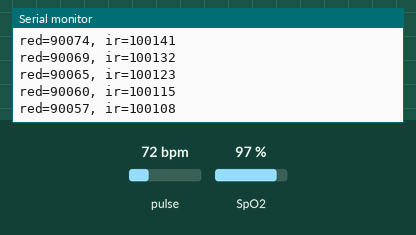
This sketch was run on a simulated Arduino Uno, built with avr-gcc and run on an emulated ATmega328P. Parts: the last lines printed to the serial monitor. Inputs (shaded band) come from the test bench; at power-on: pulse 72 bpm, SpO2 97 %.

Above: at 1.2 s.
1.3 s: pulse set to 97 bpm
At 2.0 s:
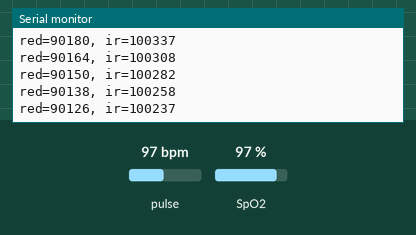
2.9 s: pulse set to 101 bpm
At 3.4 s:
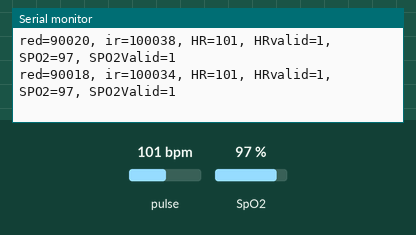
4.4 s: pulse set to 42 bpm
At 5.2 s:
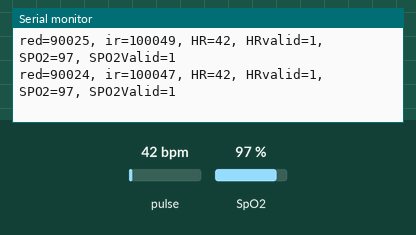
8.2 s: SpO2 set to 100 %
At 9.1 s:
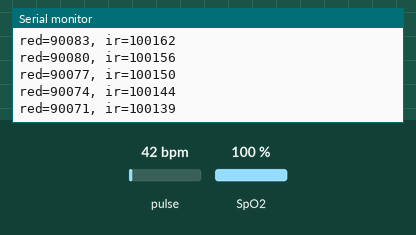
Timing chart, 0 to 11.2 s (numbered marks = the images above; inputs shaded):
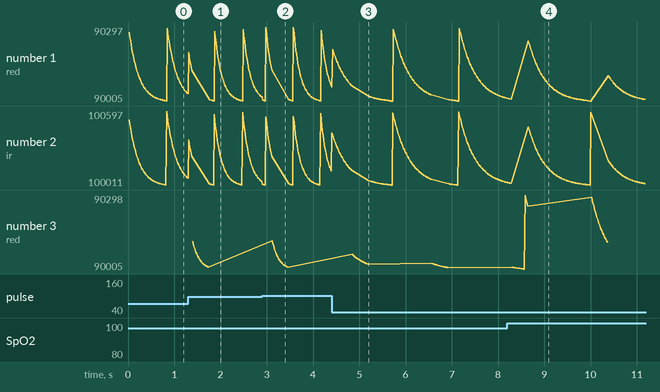

Measured:
- the behaviour switches between 99 and 100 bpm on pulse (found by bisection; images 1 and 2)
- the behaviour switches between 99 and 100 % on SpO2 (found by bisection; images 3 and 4)

The sketch:

MAX30102.ino
```cpp
// ========== INCLUDE LIBRARIES ==========
#include <Wire.h>              // ไลบรารีสำหรับการสื่อสารแบบ I2C (Inter-Integrated Circuit)
#include "MAX30105.h"          // ไลบรารีควบคุมเซ็นเซอร์ MAX30105/MAX30102
#include "spo2_algorithm.h"    // ไลบรารีคำนวณค่า SpO2 และ Heart Rate จากข้อมูล LED

// ========== SENSOR OBJECT ==========
MAX30105 particleSensor;       // สร้างออบเจ็กต์สำหรับควบคุมเซ็นเซอร์ MAX30102

// ========== CONSTANT DEFINITIONS ==========
#define MAX_BRIGHTNESS 255     // ค่าความสว่างสูงสุดของ LED (0-255)

// ========== BUFFER ARRAYS ==========
uint32_t irBuffer[100];        // อาร์เรย์เก็บค่าจาก Infrared LED (100 ตัวอย่าง)
                               // uint32_t = ตัวเลขไม่มีเครื่องหมาย 32 บิต (0 ถึง 4,294,967,295)

uint32_t redBuffer[100];       // อาร์เรย์เก็บค่าจาก Red LED (100 ตัวอย่าง)

// ========== CALCULATION VARIABLES ==========
int32_t bufferLength;          // ความยาวของข้อมูลที่จะใช้คำนวณ (ปกติคือ 100)
                               // int32_t = ตัวเลขมีเครื่องหมาย 32 บิต (-2.1B ถึง 2.1B)

int32_t spo2;                  // ตัวแปรเก็บค่า SpO2 (ออกซิเจนในเลือด) หน่วยเปอร์เซ็นต์

int8_t validSPO2;              // ตัวแปรบอกว่าค่า SpO2 ที่คำนวณได้ถูกต้องหรือไม่
                               // 1 = ถูกต้อง, 0 = ไม่ถูกต้อง
                               // int8_t = ตัวเลขมีเครื่องหมาย 8 บิต (-128 ถึง 127)

int32_t heartRate;             // ตัวแปรเก็บค่า Heart Rate (อัตราการเต้นหัวใจ) หน่วย BPM

int8_t validHeartRate;         // ตัวแปรบอกว่าค่า Heart Rate ที่คำนวณได้ถูกต้องหรือไม่
                               // 1 = ถูกต้อง, 0 = ไม่ถูกต้อง

// ========== SETUP FUNCTION ==========
void setup() {                 // ฟังก์ชันที่ทำงานครั้งเดียวตอนเริ่มต้นโปรแกรม

  // ----- Serial Communication Setup -----
  Serial.begin(115200);        // เริ่มต้นการสื่อสาร Serial ที่ความเร็ว 115200 baud
                               // baud = จำนวนบิตต่อวินาที ที่ส่งข้อมูล

  Serial.println("Initializing MAX30102 sensor...");
                               // แสดงข้อความบน Serial Monitor บรรทัดใหม่

  // ----- Sensor Initialization -----
  if (!particleSensor.begin(Wire, I2C_SPEED_FAST)) {
                               // เริ่มต้นเซ็นเซอร์ผ่าน I2C ความเร็ว 400kHz
                               // Wire = ออบเจ็กต์ I2C เริ่มต้น
                               // I2C_SPEED_FAST = 400kHz (มาตรฐาน = 100kHz)
                               // ! = NOT (ถ้าเริ่มต้นไม่สำเร็จจะเข้า if)

    Serial.println("MAX30105 was not found. Please check wiring/power.");
                               // แสดงข้อความเตือนว่าหาเซ็นเซอร์ไม่เจอ

    while (1);                 // วนลูปไม่รู้จบ (หยุดโปรแกรม) เพราะเซ็นเซอร์ไม่พร้อม
  }

  Serial.println("Place your index finger on the sensor with steady pressure.");
                               // แจ้งให้ผู้ใช้วางนิ้วบนเซ็นเซอร์

  // ----- Sensor Configuration -----
  particleSensor.setup();      // ตั้งค่าเซ็นเซอร์ด้วยค่าเริ่มต้น
                               // - Sample rate: 25 samples/second
                               // - LED pulse width: 411μs
                               // - ADC range: 4096

  particleSensor.setPulseAmplitudeRed(0x0A);
                               // ตั้งกำลังของ Red LED เป็น 0x0A (10 ในเลขฐาน 10)
                               // ค่าต่ำเพื่อประหยัดพลังงานและบอกว่าเซ็นเซอร์ทำงาน
                               // 0x = เลขฐาน 16 (Hexadecimal)

  particleSensor.setPulseAmplitudeGreen(0);
                               // ปิด Green LED (ไม่ใช้ในการวัด SpO2)
}

// ========== ECG READING FUNCTION ==========
void readMAX30102() {          // ฟังก์ชันสำหรับอ่านและคำนวณค่าจากเซ็นเซอร์

  bufferLength = 100;          // กำหนดความยาว buffer = 100 ตัวอย่าง
                               // ที่ 25 samples/sec, 100 ตัวอย่าง = 4 วินาที

  // ----- Phase 1: Initial Sample Collection (4 seconds) -----
  for (byte i = 0; i < bufferLength; i++) {
                               // วนลูป 100 รอบเพื่อเก็บข้อมูลเริ่มต้น
                               // byte = ตัวเลข 0-255 (ใช้หน่วยความจำน้อย)

    while (particleSensor.available() == false)
                               // รอจนกว่าจะมีข้อมูลใหม่พร้อม
                               // available() คืนค่า true เมื่อมีข้อมูลใหม่

      particleSensor.check();  // เช็คว่ามีข้อมูลใหม่จากเซ็นเซอร์หรือยัง

    redBuffer[i] = particleSensor.getRed();
                               // อ่านค่าจาก Red LED และเก็บใน array ตำแหน่ง i

    irBuffer[i] = particleSensor.getIR();
                               // อ่านค่าจาก IR LED และเก็บใน array ตำแหน่ง i

    particleSensor.nextSample();
                               // บอกเซ็นเซอร์ว่าเราเสร็จแล้ว ให้เตรียมข้อมูลชุดถัดไป

    // ----- Print Raw Values -----
    Serial.print(F("red="));   // F() = เก็บข้อความใน Flash memory แทน RAM
                               // ช่วยประหยัด RAM

    Serial.print(redBuffer[i], DEC);
                               // แสดงค่า Red LED ในรูปแบบเลขฐาน 10
                               // DEC = Decimal (ฐาน 10)

    Serial.print(F(", ir="));
    Serial.println(irBuffer[i], DEC);
                               // println = print และขึ้นบรรทัดใหม่
  }

  // ----- Phase 2: Initial Calculation -----
  maxim_heart_rate_and_oxygen_saturation(irBuffer, bufferLength, redBuffer,
                                         &spo2, &validSPO2, &heartRate, &validHeartRate);
                               // เรียกใช้ฟังก์ชันคำนวณ HR และ SpO2
                               // & = ส่งที่อยู่ของตัวแปร (pass by reference)
                               // ทำให้ฟังก์ชันสามารถเปลี่ยนค่าตัวแปรได้

  // ----- Phase 3: Continuous Sampling Loop -----
  while (1) {                  // ลูปไม่รู้จบ (infinite loop)

    // ----- Shift Old Data -----
    for (byte i = 25; i < 100; i++) {
                               // วนลูปจากตำแหน่ง 25 ถึง 99
                               // เลื่อนข้อมูล 75 ตัวอย่างท้ายสุดมาด้านหน้า

      redBuffer[i - 25] = redBuffer[i];
                               // ย้ายข้อมูลจากตำแหน่ง i ไปตำแหน่ง i-25
                               // เช่น i=25 → ไปที่ i=0, i=26 → ไปที่ i=1

      irBuffer[i - 25] = irBuffer[i];
                               // ทำเช่นเดียวกันกับ IR buffer
    }
    // หลังลูปนี้: ตำแหน่ง 0-74 = ข้อมูลเก่า, 75-99 = ว่าง

    // ----- Collect 25 New Samples -----
    for (byte i = 75; i < 100; i++) {
                               // วนลูป 25 รอบเพื่อเก็บข้อมูลใหม่
                               // เก็บในตำแหน่ง 75-99

      while (particleSensor.available() == false)
        particleSensor.check();
                               // รอข้อมูลใหม่เหมือนเดิม

      redBuffer[i] = particleSensor.getRed();
      irBuffer[i] = particleSensor.getIR();
      particleSensor.nextSample();
                               // อ่านค่าใหม่เหมือนเดิม

      // ----- Print Current Values -----
      Serial.print(F("red="));
      Serial.print(redBuffer[i], DEC);
      Serial.print(F(", ir="));
      Serial.print(irBuffer[i], DEC);
      Serial.print(F(", HR="));
      Serial.print(heartRate, DEC);
                               // แสดงค่า Heart Rate ล่าสุดที่คำนวณได้

      Serial.print(F(", HRvalid="));
      Serial.print(validHeartRate, DEC);
                               // แสดงว่าค่า HR ถูกต้องหรือไม่ (1/0)

      Serial.print(F(", SPO2="));
      Serial.print(spo2, DEC);
                               // แสดงค่า SpO2 ล่าสุด

      Serial.print(F(", SPO2Valid="));
      Serial.println(validSPO2, DEC);
                               // แสดงว่าค่า SpO2 ถูกต้องหรือไม่
    }

    // ----- Recalculate with New Data -----
    maxim_heart_rate_and_oxygen_saturation(irBuffer, bufferLength, redBuffer,
                                           &spo2, &validSPO2, &heartRate, &validHeartRate);
                               // คำนวณค่าใหม่โดยใช้ข้อมูล 100 ตัวอย่าง
                               // (75 เก่า + 25 ใหม่)

    break;                     // ออกจาก while(1) loop
                               // เพื่อกลับไปที่ main loop
  }
}

// ========== MAIN LOOP ==========
void loop() {                  // ฟังก์ชันหลักที่วนซ้ำไม่รู้จบ
  readMAX30102();              // เรียกใช้ฟังก์ชันอ่านเซ็นเซอร์
                               // จะอัปเดตค่าทุก 1 วินาที (25 ตัวอย่างใหม่)
}
```
